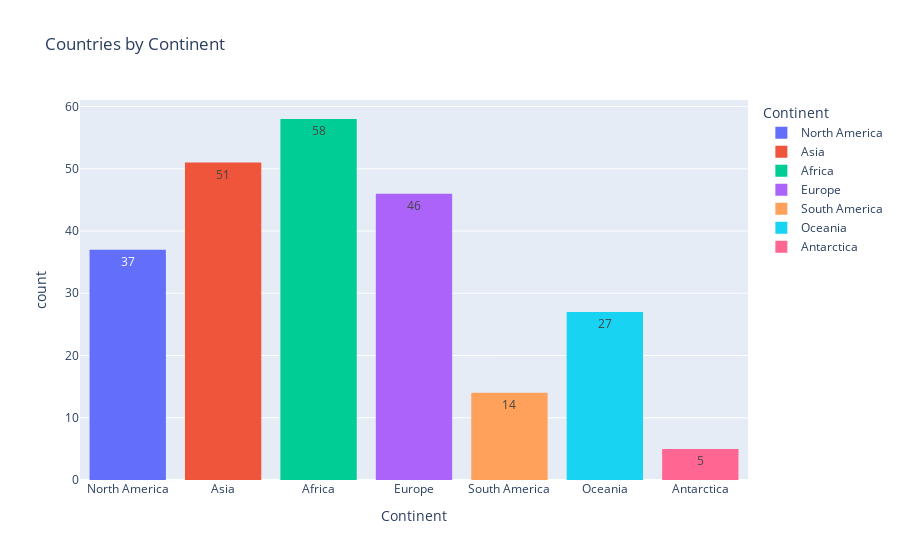

Notebook code for this chart:
### Code cell
px.histogram(df,x="Continent", title="Countries by Continent",text_auto=True,color="Continent")

### Figure 1 — Plotly figure (JSON) as saved in the notebook; plotly's stock layout.template omitted (floating-point values rounded to 4 significant figures)
{"data": [{"alignmentgroup": "True", "bingroup": "x", "hovertemplate": "Continent=%{x}<br>count=%{y}<extra></extra>", "legendgroup": "North America", "marker": {"color": "#636efa", "pattern": {"shape": ""}}, "name": "North America", "offsetgroup": "North America", "orientation": "v", "showlegend": true, "texttemplate": "%{value}", "type": "histogram", "x": ["North America", "North America", "North America", "North America", "North America", "North America", "North America", "North America", "North America", "North America", "North America", "North America", "North America", "North America", "North America", "North America", "North America", "North America", "North America", "North America", "North America", "North America", "North America", "North America", "North America", "North America", "North America", "North America", "North America", "North America", "North America", "North America", "North America", "North America", "North America", "North America", "North America"], "xaxis": "x", "yaxis": "y"}, {"alignmentgroup": "True", "bingroup": "x", "hovertemplate": "Continent=%{x}<br>count=%{y}<extra></extra>", "legendgroup": "Asia", "marker": {"color": "#EF553B", "pattern": {"shape": ""}}, "name": "Asia", "offsetgroup": "Asia", "orientation": "v", "showlegend": true, "texttemplate": "%{value}", "type": "histogram", "x": ["Asia", "Asia", "Asia", "Asia", "Asia", "Asia", "Asia", "Asia", "Asia", "Asia", "Asia", "Asia", "Asia", "Asia", "Asia", "Asia", "Asia", "Asia", "Asia", "Asia", "Asia", "Asia", "Asia", "Asia", "Asia", "Asia", "Asia", "Asia", "Asia", "Asia", "Asia", "Asia", "Asia", "Asia", "Asia", "Asia", "Asia", "Asia", "Asia", "Asia", "Asia", "Asia", "Asia", "Asia", "Asia", "Asia", "Asia", "Asia", "Asia", "Asia", "Asia"], "xaxis": "x", "yaxis": "y"}, {"alignmentgroup": "True", "bingroup": "x", "hovertemplate": "Continent=%{x}<br>count=%{y}<extra></extra>", "legendgroup": "Africa", "marker": {"color": "#00cc96", "pattern": {"shape": ""}}, "name": "Africa", "offsetgroup": "Africa", "orientation": "v", "showlegend": true, "texttemplate": "%{value}", "type": "histogram", "x": ["Africa", "Africa", "Africa", "Africa", "Africa", "Africa", "Africa", "Africa", "Africa", "Africa", "Africa", "Africa", "Africa", "Africa", "Africa", "Africa", "Africa", "Africa", "Africa", "Africa", "Africa", "Africa", "Africa", "Africa", "Africa", "Africa", "Africa", "Africa", "Africa", "Africa", "Africa", "Africa", "Africa", "Africa", "Africa", "Africa", "Africa", "Africa", "Africa", "Africa", "Africa", "Africa", "Africa", "Africa", "Africa", "Africa", "Africa", "Africa", "Africa", "Africa", "Africa", "Africa", "Africa", "Africa", "Africa", "Africa", "Africa", "Africa"], "xaxis": "x", "yaxis": "y"}, {"alignmentgroup": "True", "bingroup": "x", "hovertemplate": "Continent=%{x}<br>count=%{y}<extra></extra>", "legendgroup": "Europe", "marker": {"color": "#ab63fa", "pattern": {"shape": ""}}, "name": "Europe", "offsetgroup": "Europe", "orientation": "v", "showlegend": true, "texttemplate": "%{value}", "type": "histogram", "x": ["Europe", "Europe", "Europe", "Europe", "Europe", "Europe", "Europe", "Europe", "Europe", "Europe", "Europe", "Europe", "Europe", "Europe", "Europe", "Europe", "Europe", "Europe", "Europe", "Europe", "Europe", "Europe", "Europe", "Europe", "Europe", "Europe", "Europe", "Europe", "Europe", "Europe", "Europe", "Europe", "Europe", "Europe", "Europe", "Europe", "Europe", "Europe", "Europe", "Europe", "Europe", "Europe", "Europe", "Europe", "Europe", "Europe"], "xaxis": "x", "yaxis": "y"}, {"alignmentgroup": "True", "bingroup": "x", "hovertemplate": "Continent=%{x}<br>count=%{y}<extra></extra>", "legendgroup": "South America", "marker": {"color": "#FFA15A", "pattern": {"shape": ""}}, "name": "South America", "offsetgroup": "South America", "orientation": "v", "showlegend": true, "texttemplate": "%{value}", "type": "histogram", "x": ["South America", "South America", "South America", "South America", "South America", "South America", "South America", "South America", "South America", "South America", "South America", "South America", "South America", "South America"], "xaxis": "x", "yaxis": "y"}, {"alignmentgroup": "True", "bingroup": "x", "hovertemplate": "Continent=%{x}<br>count=%{y}<extra></extra>", "legendgroup": "Oceania", "marker": {"color": "#19d3f3", "pattern": {"shape": ""}}, "name": "Oceania", "offsetgroup": "Oceania", "orientation": "v", "showlegend": true, "texttemplate": "%{value}", "type": "histogram", "x": ["Oceania", "Oceania", "Oceania", "Oceania", "Oceania", "Oceania", "Oceania", "Oceania", "Oceania", "Oceania", "Oceania", "Oceania", "Oceania", "Oceania", "Oceania", "Oceania", "Oceania", "Oceania", "Oceania", "Oceania", "Oceania", "Oceania", "Oceania", "Oceania", "Oceania", "Oceania", "Oceania"], "xaxis": "x", "yaxis": "y"}, {"alignmentgroup": "True", "bingroup": "x", "hovertemplate": "Continent=%{x}<br>count=%{y}<extra></extra>", "legendgroup": "Antarctica", "marker": {"color": "#FF6692", "pattern": {"shape": ""}}, "name": "Antarctica", "offsetgroup": "Antarctica", "orientation": "v", "showlegend": true, "texttemplate": "%{value}", "type": "histogram", "x": ["Antarctica", "Antarctica", "Antarctica", "Antarctica", "Antarctica"], "xaxis": "x", "yaxis": "y"}], "layout": {"barmode": "relative", "legend": {"title": {"text": "Continent"}, "tracegroupgap": 0}, "title": {"text": "Countries by Continent"}, "xaxis": {"anchor": "y", "categoryarray": ["North America", "Asia", "Africa", "Europe", "South America", "Oceania", "Antarctica"], "categoryorder": "array", "domain": [0, 1], "title": {"text": "Continent"}}, "yaxis": {"anchor": "x", "domain": [0, 1], "title": {"text": "count"}}}}
